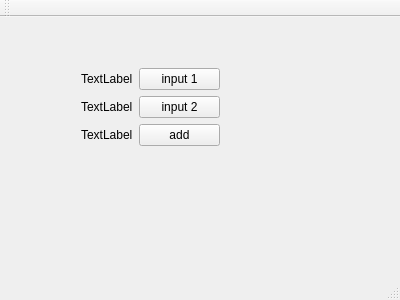
<?xml version="1.0" encoding="UTF-8"?>
<ui version="4.0">
 <class>MainWindow008</class>
 <widget class="QMainWindow" name="MainWindow008">
  <property name="geometry">
   <rect>
    <x>0</x>
    <y>0</y>
    <width>400</width>
    <height>300</height>
   </rect>
  </property>
  <property name="windowTitle">
   <string>MainWindow008</string>
  </property>
  <widget class="QWidget" name="centralWidget">
   <widget class="QWidget" name="">
    <property name="geometry">
     <rect>
      <x>70</x>
      <y>40</y>
      <width>161</width>
      <height>121</height>
     </rect>
    </property>
    <layout class="QFormLayout" name="formLayout">
     <item row="0" column="0">
      <widget class="QLabel" name="label_1">
       <property name="text">
        <string>TextLabel</string>
       </property>
      </widget>
     </item>
     <item row="0" column="1">
      <widget class="QPushButton" name="pushButton1">
       <property name="text">
        <string>input 1</string>
       </property>
      </widget>
     </item>
     <item row="1" column="0">
      <widget class="QLabel" name="label_2">
       <property name="text">
        <string>TextLabel</string>
       </property>
      </widget>
     </item>
     <item row="1" column="1">
      <widget class="QPushButton" name="pushButton2">
       <property name="text">
        <string>input 2</string>
       </property>
      </widget>
     </item>
     <item row="2" column="0">
      <widget class="QLabel" name="label_3">
       <property name="text">
        <string>TextLabel</string>
       </property>
      </widget>
     </item>
     <item row="2" column="1">
      <widget class="QPushButton" name="pushButton3">
       <property name="text">
        <string>add</string>
       </property>
      </widget>
     </item>
    </layout>
   </widget>
  </widget>
  <widget class="QMenuBar" name="menuBar">
   <property name="geometry">
    <rect>
     <x>0</x>
     <y>0</y>
     <width>400</width>
     <height>23</height>
    </rect>
   </property>
  </widget>
  <widget class="QToolBar" name="mainToolBar">
   <attribute name="toolBarArea">
    <enum>TopToolBarArea</enum>
   </attribute>
   <attribute name="toolBarBreak">
    <bool>false</bool>
   </attribute>
  </widget>
  <widget class="QStatusBar" name="statusBar"/>
 </widget>
 <layoutdefault spacing="6" margin="11"/>
 <resources/>
 <connections/>
</ui>
